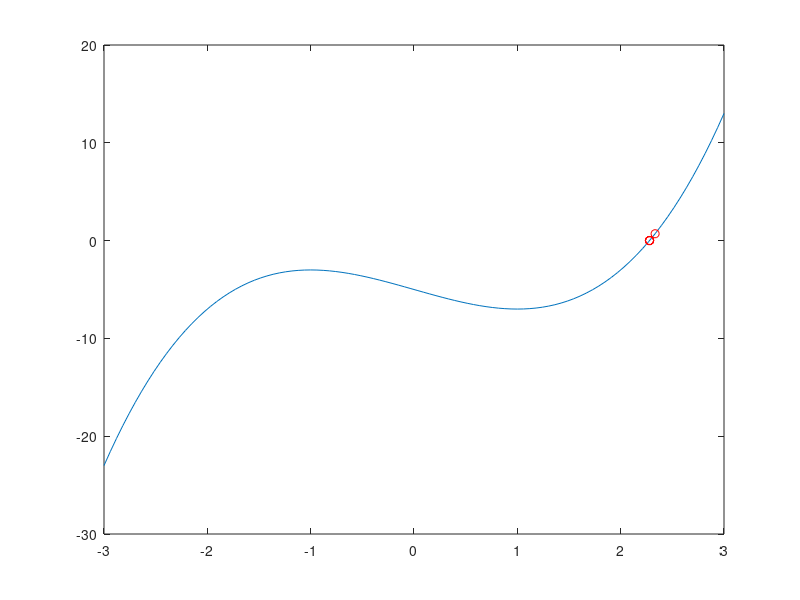

This figure's MATLAB source:


function retval = newton_raphsan ()

  function [y,dy] = f(x)
    y = x.^3 - 3*x - 5;
    dy = 3*x.^2 - 3;
  endfunction

  x0 = 2; %jeita r jonno y er value 0 er kasakasi hobe
  tol = 1e-6;

  roots = [];
  tangents = [];
  iterations= 0;

  while true
    [y, dy] = f(x0);
    x1 = x0 - y/dy;

    roots = [roots; x1];
    tangents = [tangents; [x0, y, dy]];

    if abs(x1-x0) < tol
      break;
    endif

    x0 = x1;
    iterations = iterations + 1;


  endwhile

  fprintf('%d iterations and got the root %f\n', iterations, roots(end));

  x = linspace(-3,3,100);
  [y,dy] = f(x);

  figure;
  plot(x,y);
  hold on;

  plot(roots, f(roots), 'or');





endfunction
